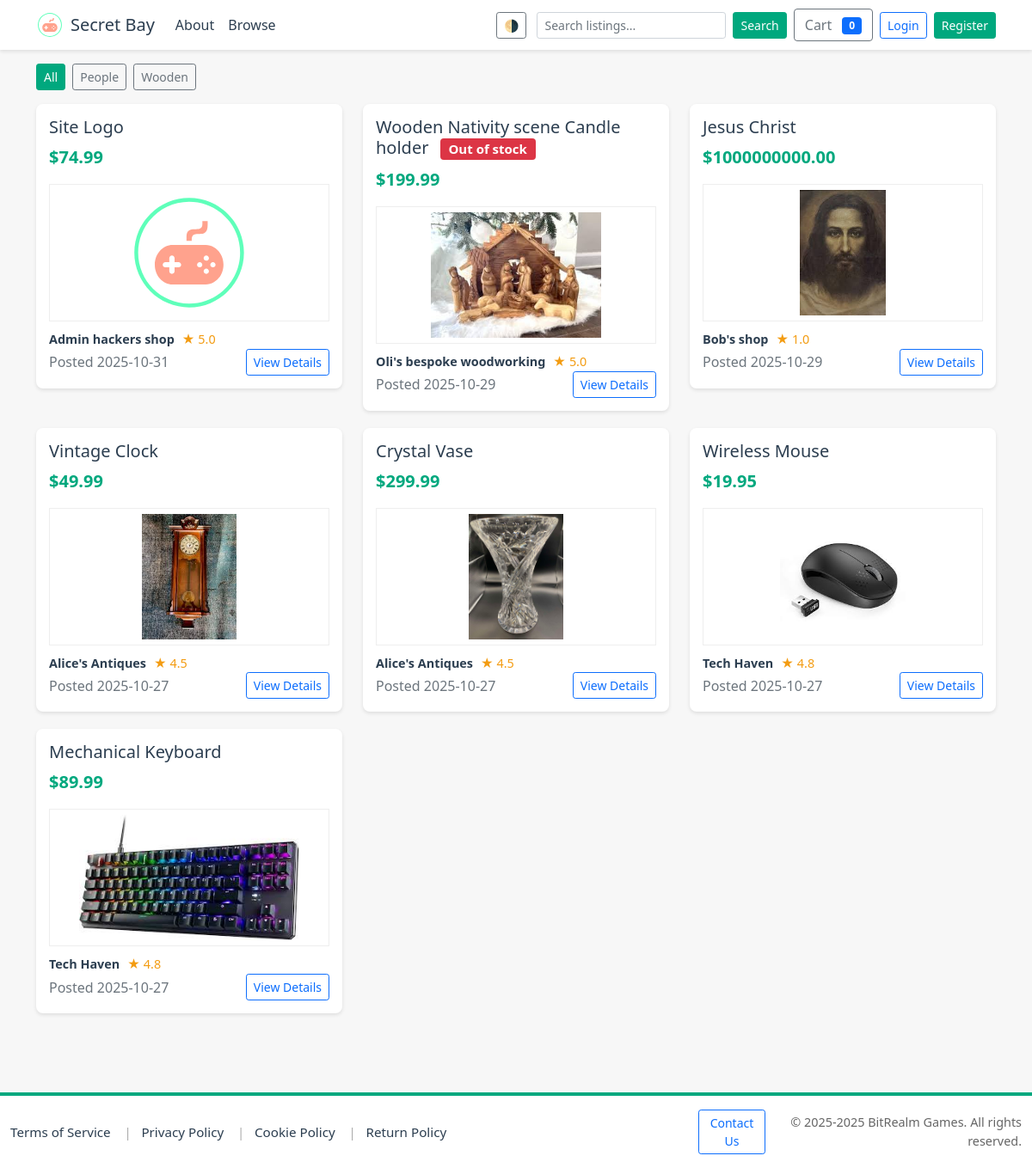
Page /products on the committed database.
### tables this page shows
CREATE TABLE categories (
            id INTEGER PRIMARY KEY,
            name TEXT NOT NULL UNIQUE,
            slug TEXT UNIQUE,
            description TEXT,
            created_at TEXT DEFAULT (datetime('now'))
        );

CREATE TABLE products (
    id INTEGER PRIMARY KEY AUTOINCREMENT,
    seller_id INTEGER,
    title TEXT NOT NULL,
    description TEXT,
    price REAL NOT NULL CHECK(price >= 0),
    stock INTEGER DEFAULT 0,
    created_at TEXT NOT NULL DEFAULT (datetime('now')), image_url TEXT, category_id INTEGER, rating REAL DEFAULT 0.0,
    FOREIGN KEY(seller_id) REFERENCES users(id) ON DELETE SET NULL
);

CREATE TABLE users (
    id INTEGER PRIMARY KEY AUTOINCREMENT,
    username TEXT NOT NULL UNIQUE,
    email TEXT NOT NULL UNIQUE,
    password_hash TEXT NOT NULL,
    is_admin INTEGER NOT NULL DEFAULT 0,
    is_seller INTEGER NOT NULL DEFAULT 0,
    business_name TEXT,
    seller_description TEXT,
    rating REAL DEFAULT 0,
    total_sales INTEGER DEFAULT 0,
    created_at TEXT NOT NULL DEFAULT (datetime('now'))
, logo_url TEXT);

### app.py (the view, shortened to what this page needs)
@app.route('/products')
def products():
    search = request.args.get('search', '')
    sort = request.args.get('sort', 'newest')
    try:
        page = int(request.args.get('page', 1))
    except Exception:
        page = 1
    if page < 1:
        page = 1
    category_filter = request.args.get('category', '').strip()
    conn = get_db_connection()
    cur = conn.cursor()
    base = """
     SELECT p.id, p.title, p.description, p.price, p.created_at,
         p.stock, p.image_url, u.business_name, u.rating, p.seller_id,
         c.name AS category_name, c.slug AS category_slug
        FROM products p
        LEFT JOIN users u ON p.seller_id = u.id
        LEFT JOIN categories c ON p.category_id = c.id
    """
    params = []
    where = ""
    if search:
        where = " WHERE (p.title LIKE ? OR p.description LIKE ?)"
        params.extend([f"%{search}%", f"%{search}%"])
    if sort == 'price_low':
        order = " ORDER BY p.price ASC"
    elif sort == 'price_high':
        order = " ORDER BY p.price DESC"
    else:
        order = " ORDER BY p.created_at DESC"
    try:
        count_sql = "SELECT COUNT(*) AS cnt FROM products p LEFT JOIN users u ON p.seller_id = u.id LEFT JOIN categories c ON p.category_id = c.id" + where
        cur.execute(count_sql, params)
        total_count = cur.fetchone()['cnt'] or 0
    except Exception:
        total_count = 0
    page_size = 24
    total_pages = max(1, (int(total_count) + page_size - 1) // page_size)
    if page > total_pages:
        page = total_pages
    offset = (page - 1) * page_size
    main_sql = base + where + order + " LIMIT ? OFFSET ?"
    main_params = list(params) + [page_size, offset]
    cur.execute(main_sql, main_params)
    products = cur.fetchall()
    try:
        cur.execute("SELECT id, name, slug FROM categories ORDER BY name")
        categories = cur.fetchall()
    except Exception:
        categories = []
    conn.close()
    return render_template('products.html', products=products, search=search, sort=sort, categories=categories, page=page, total_pages=total_pages, page_size=page_size, total_count=total_count)

### app.py (called while the page is built, shortened)
def get_db_connection(path=DB_PATH):
    conn = sqlite3.connect(path)
    conn.row_factory = sqlite3.Row
    conn.execute("PRAGMA foreign_keys = ON;")
    return conn

@app.after_request
def set_security_headers(response):
    response.headers.setdefault('X-Frame-Options', 'SAMEORIGIN')
    response.headers.setdefault('X-Content-Type-Options', 'nosniff')
    response.headers.setdefault('Referrer-Policy', 'no-referrer-when-downgrade')
    if 'SSL_ENABLED' in globals() and SSL_ENABLED:
        response.headers.setdefault('Strict-Transport-Security', 'max-age=63072000; includeSubDomains; preload')
    return response

@app.context_processor
def inject_user_permissions():
    uid = session.get('user_id')
    is_admin_flag = False
    is_seller_flag = False
    contact_url = '/contact'
    try:
        if 'seller_contact' in app.view_functions:
            contact_url = url_for('seller_contact')
        elif 'contact' in app.view_functions:
            contact_url = url_for('contact')
    except Exception:
        contact_url = '/contact'
    return {
        'current_user_is_admin': is_admin_flag,
        'current_user_is_seller': is_seller_flag,
        'current_year': datetime.now().year,
        'contact_url': contact_url,
    }

### templates/products.html (shortened to what this page needs)
<!DOCTYPE html>
<html lang="en">
<head>
    {% include 'head_includes.html' %}
</head>
<body>
    {% include 'navbar.html' %}
    <div class="container">
        <div class="mb-3">
            <div class="d-flex flex-wrap gap-2">
                <a href="{{ url_for('products', search=search, sort=sort) }}" class="btn btn-sm {% if not request.args.get('category') %}btn-primary{% else %}btn-outline-secondary{% endif %}">All</a>
                {% if categories %}
                    {% for c in categories %}
                        <a href="{{ url_for('products', category=c['slug'], search=search, sort=sort) }}" class="btn btn-sm {% if request.args.get('category')==c['slug'] %}btn-primary{% else %}btn-outline-secondary{% endif %}">{{ c['name'] }}</a>
                    {% endfor %}
                {% endif %}
            </div>
        </div>
        <div class="row">
            {% if products %}
                {% for p in products %}
                    <div class="col-md-6 col-lg-4">
                        <div class="listing-card">
                                                                                                                <h5>
                                                                                                                    {{ p['title'] }}
                                                                                                                    {% if p['stock'] is not none and p['stock']|int <= 0 %}
                                                                                                                        <span class="badge bg-danger ms-2">Out of stock</span>
                                                                                                                    {% endif %}
                                                                                                                </h5>
                                                                                                                <p class="price">${{ '%.2f'|format(p['price']) }}</p>
                                                                                                                {% if 'image_url' in p.keys() and p['image_url'] %}
                                                                                                                    <div class="mb-2 text-center">
                                                                                                                        {% set img = p['image_url'] %}
                                                                                                                        {% if img.startswith('http://') or img.startswith('https://') or img.startswith('/') %}
                                                                                                                            <img src="{{ img }}" alt="{{ p['title'] }}" style="max-height:160px; width:100%; object-fit:contain; background:#fff; border:1px solid #eee; padding:6px;">
                                                                                                                        {% else %}
                                                                                                                            <img src="{{ url_for('static', filename='img/' ~ img) }}" alt="{{ p['title'] }}" style="max-height:160px; width:100%; object-fit:contain; background:#fff; border:1px solid #eee; padding:6px;">
                                                                                                                        {% endif %}
                                                                                                                    </div>
                                                                                                                {% else %}
                                                                                                                    <p class="description">{{ (p['description'] or '')[:100] }}{% if (p['description'] or '')|length > 100 %}...{% endif %}</p>
                                                                                                                {% endif %}
                            <div class="seller-info">
                                <a href="{{ url_for('seller_profile', seller_id=p['seller_id']) }}" class="text-decoration-none">
                                    <span class="seller-name">{{ p['business_name'] or p['seller_name'] }}</span>
                                    {% if p['rating'] %}
                                        <span class="rating">★ {{ '%.1f'|format(p['rating']) }}</span>
                                    {% endif %}
                                </a>
                            </div>
                            <div class="d-flex justify-content-between align-items-center">
                                <span class="text-muted">Posted {{ (p['created_at'] or '')[:10] }}</span>
                                <a href="{{ url_for('product_detail', product_id=p['id']) }}" class="btn btn-sm btn-outline-primary">View Details</a>
                            </div>
                        </div>
                    </div>
                {% endfor %}
            {% else %}
                <div class="col-12 text-center">
                    <h3>No listings found</h3>
                    <p>Try adjusting your search criteria or check back later for new listings.</p>
                </div>
            {% endif %}
        </div>
    </div>
    {% include 'footer.html' %}
</body>
</html>

### static/css/theme.css (style rules this page uses)
:root { --bg: #ffffff; --surface: #ffffff; --text: #2c3e50; --muted: #666666; --primary: #00a87e; --accent: #007b60; --card-shadow: rgba(0,0,0,0.06); }
body, .card, .listing-card, .profile-header, .seller-header { transition: background-color 180ms ease, color 180ms ease, box-shadow 180ms ease; }
body { background: var(--bg); color: var(--text); }
a { color: var(--primary); }
.navbar, .card, .listing-card, .profile-header { background: var(--surface); }

### templates/products.html (style rules this page uses)
:root { --primary-color: #00a87e; --secondary-color: #f7f7f7; --text-color: #2c3e50; }
body { background-color: var(--secondary-color); color: var(--text-color); }
.listing-card { background: white; border-radius: 8px; box-shadow: 0 2px 4px rgba(0,0,0,0.1); margin-bottom: 20px; padding: 15px; transition: transform 0.2s; }
.price { color: var(--primary-color); font-size: 1.25rem; font-weight: bold; }
.btn-primary { background-color: var(--primary-color); border-color: var(--primary-color); }
.seller-info { margin-top: 10px; font-size: 0.9rem; }
.seller-name { font-weight: bold; color: var(--text-color); }
.rating { color: #f39c12; margin-left: 5px; }

### templates/footer.html (style rules this page uses)
html, body { height: 100%; }
body { display: flex; flex-direction: column; min-height: 100vh; }

### rows in the picture
categories: name "People"
categories: name "Wooden"
products: title "Site Logo", price "74.99", image_url (picture), business_name "Admin hackers shop", created_at "2025-10-31"
users: rating "5.0"
products: title "Wooden Nativity scene Candle holder", stock "Out of stock", price "199.99", image_url (picture), business_name "Oli's bespoke woodworking", created_at "2025-10-29"
users: rating "5.0"
products: title "Jesus Christ", price "1000000000.00", image_url (picture), business_name "Bob's shop", created_at "2025-10-29"
users: rating "1.0"
products: title "Vintage Clock", price "49.99", image_url (picture), business_name "Alice's Antiques", created_at "2025-10-27"
users: rating "4.5"
products: title "Crystal Vase", price "299.99", image_url (picture), business_name "Alice's Antiques", created_at "2025-10-27"
products: title "Wireless Mouse", price "19.95", image_url (picture), business_name "Tech Haven", created_at "2025-10-27"
users: rating "4.8"
products: title "Mechanical Keyboard", price "89.99", image_url (picture), business_name "Tech Haven", created_at "2025-10-27"
